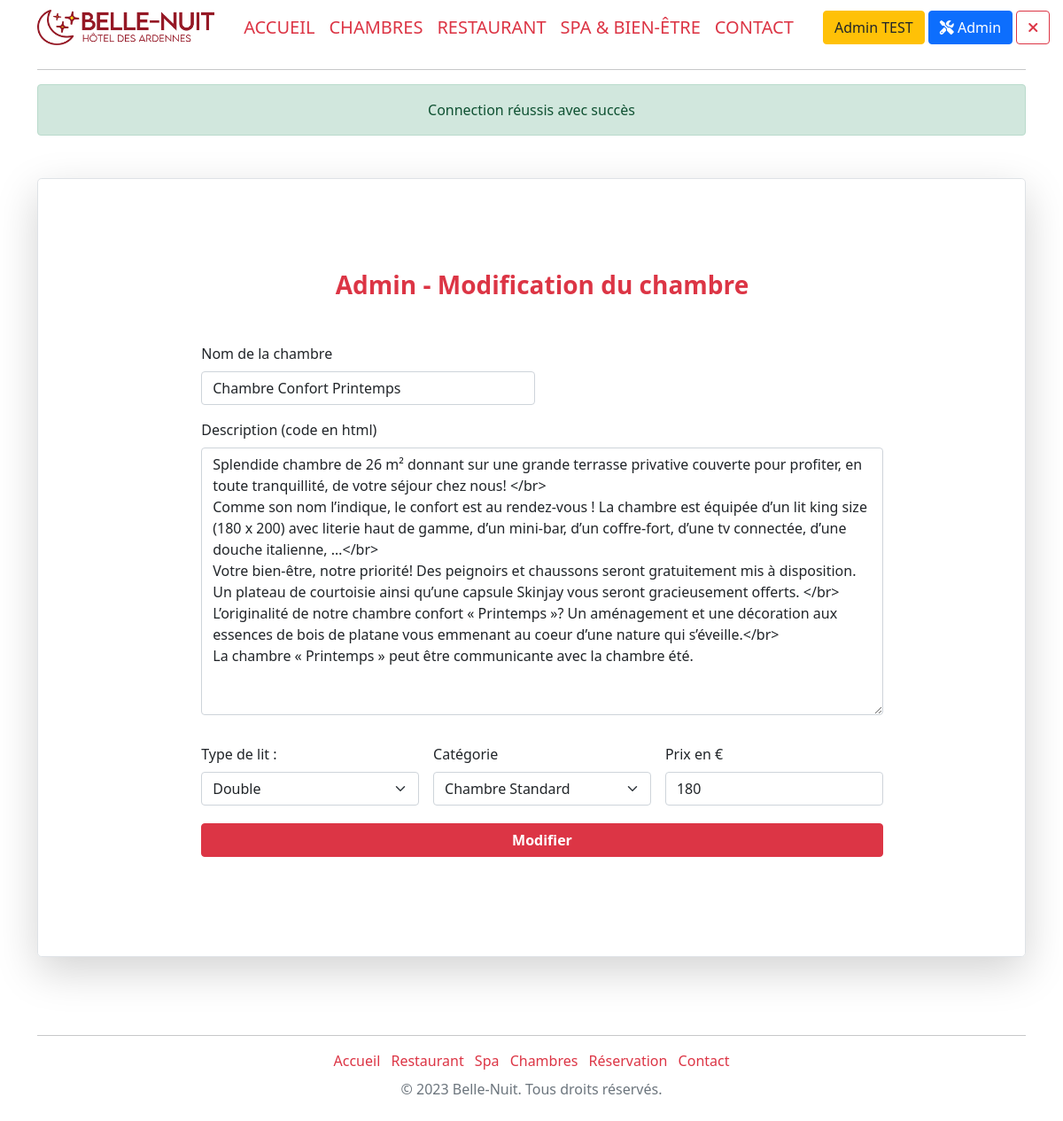
Screenshot of /adminEditBed&idEditBed=1 (signed in) with the database file from the repository.
### tables this page shows
CREATE TABLE `bedroom` (
  `bedroom_id` int(11) NOT NULL,
  `bedroom_name` varchar(40) NOT NULL,
  `bedroom_description` text NOT NULL,
  `bedroom_bed` enum('double','twin','single') NOT NULL,
  `bedroom_priceday` int(11) NOT NULL,
  `id_roomcategory` int(11) NOT NULL
);

### models/Model.class.php (called while the page is built, shortened)
<?php
abstract class Model{
    private static $pdo;
    private static function setBdd(){
        self::$pdo = new PDO("mysql:host=localhost;dbname=hotel;charset=utf8", "root", "");
        self::$pdo->setAttribute(PDO::ATTR_ERRMODE, PDO::ERRMODE_WARNING);
    }
    protected function getBdd(){
        return self::$pdo;
    }
}

### models/AdminManager.model.php (called while the page is built, shortened)
<?php
require_once("Model.class.php");
class AdminManager extends Model
{
    function getBedroomFromId($idBedroom)
    {
        $stmt = $this->getBdd()->prepare('
        SELECT bedroom_id,bedroom_name,bedroom_description,bedroom_bed,bedroom_priceday, bedroom.id_roomcategory, category_bedroom.roomcategory_name FROM bedroom
        INNER JOIN category_bedroom ON  bedroom.id_roomcategory = category_bedroom.roomcategory_id
        WHERE bedroom_id = :idBedroom');
        $stmt->bindValue(":idBedroom", $idBedroom);
        $stmt->execute();
        $bedroomById = $stmt->fetch(PDO::FETCH_ASSOC);
        return $bedroomById;
    }
}

### models/FrontManager.model.php (called while the page is built, shortened)
<?php
require_once("Model.class.php");
class FrontManager extends Model
{
    public function getCategoryBedList(){
        $stmt = $this->getBdd()->prepare('SELECT * FROM category_bedroom');
        $stmt->execute();
        $getCategoryBedList = $stmt->fetchAll(PDO::FETCH_ASSOC);
        return $getCategoryBedList;
    }
}

### config/Securite.class.php (called while the page is built, shortened)
<?php
class Securite {
    public static function secureHTML($string){
        return htmlentities($string);
    }
}

### views/main/back/adminEditBed.view.php (the view, shortened to what this page needs)
<div class="container my-5">
    <div class="row p-4 pb-0 pe-lg-0 pt-lg-5 align-items-center rounded-3 border shadow-lg">
        <div class="text-start body-signin">
            <main class="w-75 mx-auto pb-5 form-signin" style="max-width: 80%;">
                <form method="post">
                    <h1 class="h3 mb-5 fw-normal text-center text-danger fw-bolder">Admin - Modification du chambre</h1>
                    <div class="row g-3">
                        <div class="col-sm-6">
                            <label for="name" class="form-label">Nom de la chambre</label>
                            <input type="text" class="form-control" id="name" value="<?php echo $bedroomById['bedroom_name'] ?>" name="name" required>
                        </div>
                        <div class="mb-3 col-12">
                            <label for="description" class="form-label">Description (code en html)</label>
                            <textarea class="form-control" id="description" rows="12" name="description"><?php echo $bedroomById['bedroom_description'] ?></textarea>
                        </div>
                        <div class="col-sm mb-1">
                            <label for="typeBed" class="form-label">Type de lit : </label></br>
                            <select name="typeBed"class="form-select">
                                <option value="double"<?php echo ($bedroomById['bedroom_bed'] == 'double') ? ' selected' : ''; ?>>Double</option>
                            </select>
                        </div>
                        <div class="col-sm mb-1">
                            <label for="category" class="form-label">Catégorie</label>
                            <select class="form-select" id="category" name="category" required>
                                <?php
                                foreach ($CategoryBedList as $category) {
                                    $selected = ($bedroomById['id_roomcategory'] == $category['roomcategory_id']) ? 'selected' : '';
                                    echo '<option value="' . $category['roomcategory_id'] . '" ' . $selected . '>' . $category['roomcategory_name'] . '</option>';
                                }
                                ?>
                            </select>
                        </div>
                        <div class="col-sm mb-1">
                            <label for="price" class="form-label">Prix en €</label>
                            <input type="text" name="price" class="form-control" id="price" value="<?php echo $bedroomById['bedroom_priceday'] ?>" name="price" required>
                        </div>
                    </div>
                    <div class="text-center">
                        <button class="mt-3 btn btn-danger mx-auto mb-4 fw-bolder text-center" style="width: 100%" type="submit" name="btnEditBed">Modifier</button>
                    </div>
                </form>
            </main>
        </div>
    </div>
</div>

### public/css/main.css (style rules this page uses)
.body-signin { height: 100%; }
.body-signin { display: flex; align-items: center; padding-top: 40px; padding-bottom: 40px; }
.form-signin { width: 100%; max-width: 330px; padding: 15px; margin: auto; }

### rows the page displays
bedroom: name "Chambre Confort Printemps", description "Splendide chambre de 26 m² donnant sur une grande terrasse privative couverte pour profiter, en toute tranquillité, de votre séjour chez nous! </br> Comme son nom l’indique, le confort est au rendez-vous ! La chambre est équipée d’un lit king size (180 x 200) avec literie haut de gamme, d’un mini-bar, d’un coffre-fort, d’une tv connectée, d’une douche italienne, …</br> Votre bien-être, notre priorité! Des peignoirs et chaussons seront gratuitement mis à disposition. Un plateau de courtoisie ainsi qu’une capsule Skinjay vous seront gracieusement offerts. </br> L’originalité de notre chambre confort « Printemps »? Un aménagement et une décoration aux essences de bois de platane vous emmenant…", typeBed "Double", price "180"

### other values shown
$_SESSION["surname"] "Admin"
$_SESSION["name"] "TEST"
$_SESSION['alert']['message'] "Connection réussis avec succès"
form field category "Chambre Standard"
